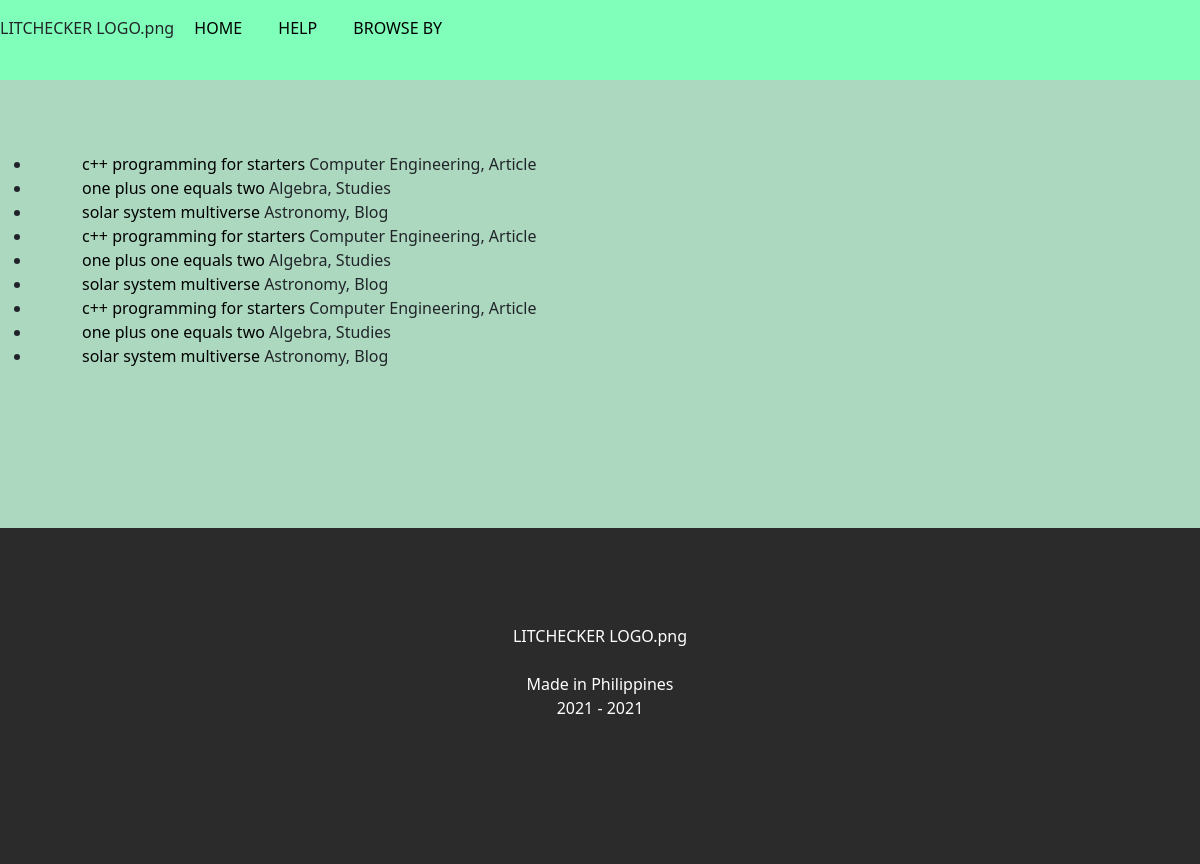
The app's page /results_by_author.php, older data.
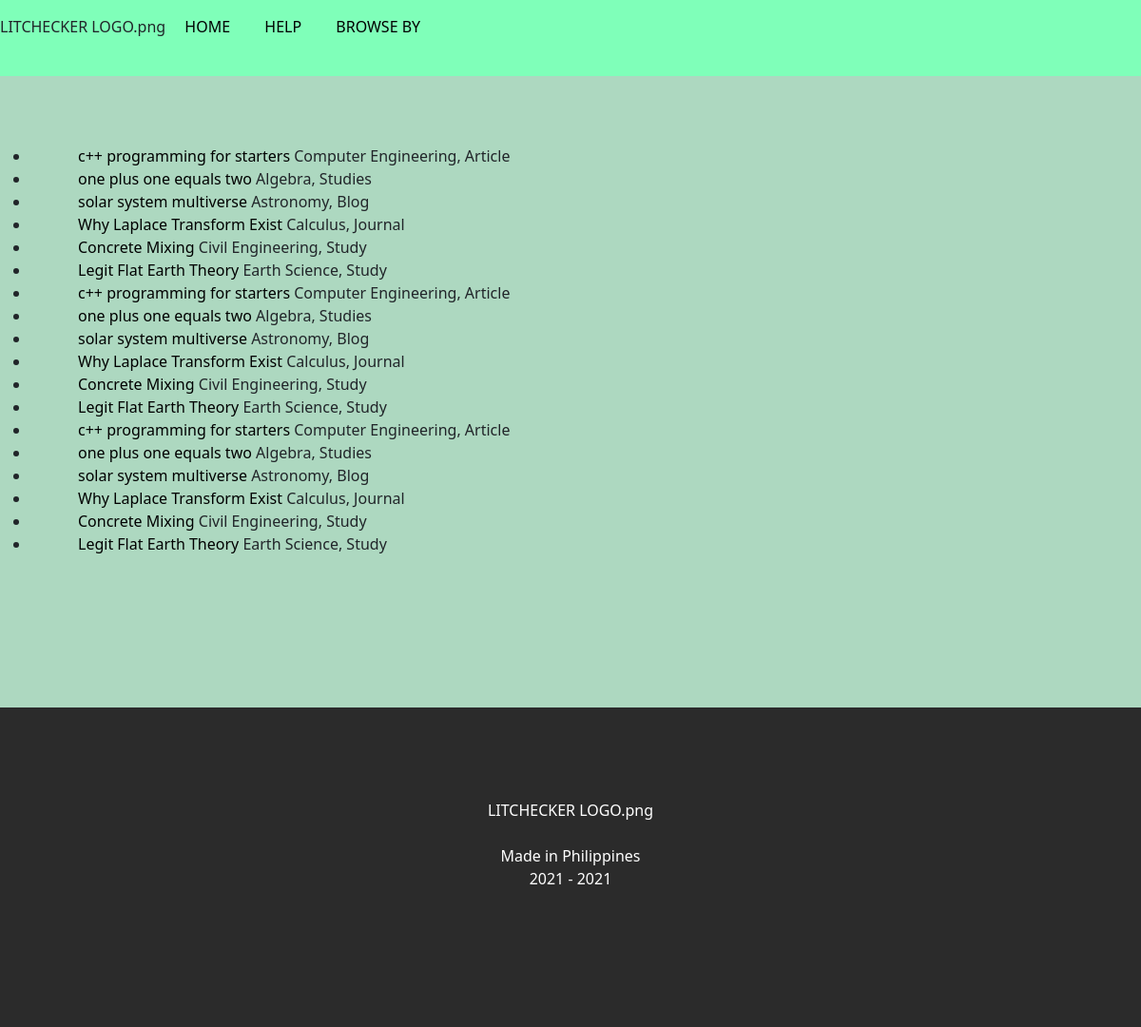
The same page, newer data.
### tables this page shows
CREATE TABLE `literature` (
  `id` int(100) NOT NULL,
  `title` text DEFAULT NULL,
  `category` varchar(100) DEFAULT NULL,
  `type` varchar(100) DEFAULT NULL,
  `link` text DEFAULT NULL,
  `author_1` varchar(100) NOT NULL,
  `author_2` varchar(100) NOT NULL,
  `author_3` varchar(100) NOT NULL
);

### results_by_author.php (the view, shortened to what this page needs)
<!DOCTYPE html>
<head>
    <link href="https://cdn.jsdelivr.net/npm/bootstrap@5.0.0-beta3/dist/css/bootstrap.min.css"
    rel="stylesheet">
     <link rel="stylesheet" href="css/index.css">
</head>
<body>
    <?php include 'menu_bar.php';?>
     <section class = "body">
    <br><br><br>
        <?php
        $server = "localhost";
        $user ="root";
        $pass ="";
        $con=mysqli_connect($server,$user,$pass);
        $db="litcheck";
        mysqli_select_db($con,$db);
        if(isset($_GET['let']))
        $let = $_GET['let'];
         else
        $let='';
        $sqlselect = mysqli_query($con,"select title,category,type,link from literature where author_1 like '$let%' ");
        $sqlselect2 = mysqli_query($con,"select title,category,type,link from literature where author_2 like '$let%' ");
        $sqlselect3 = mysqli_query($con,"select title,category,type,link from literature where author_3 like '$let%' ");
        ?>
        <ul>
        <?php
            while ($results=mysqli_fetch_object($sqlselect)){
                echo "<li>";
                echo"<a href='$results->link'>$results->title ";
                echo "</a> ";
                echo $results->category.", ".$results->type."<br>";
                echo "</li>";
            }
             while ($results=mysqli_fetch_object($sqlselect2)){
                echo "<li>";
                echo"<a href='$results->link'>$results->title ";
                echo "</a> ";
                echo $results->category.", ".$results->type."<br>";
                echo "</li>";
            }
             while ($results=mysqli_fetch_object($sqlselect3)){
                echo "<li>";
                echo"<a href='$results->link'>$results->title ";
                echo "</a>";
                echo $results->category.", ".$results->type."<br>";
                echo "</li>";
            }
        ?>
        </ul>
    <br><br><br><br><br><br>
    </section>
    <?php include 'credits.php';?>
</body>
</html>

Row changes from the older to the newer data that the page shows:
added literature: title "Why Laplace Transform Exist", category "Calculus", type "Journal"
added literature: title "Concrete Mixing", category "Civil Engineering", type "Study"
added literature: title "Legit Flat Earth Theory", category "Earth Science", type "Study"
